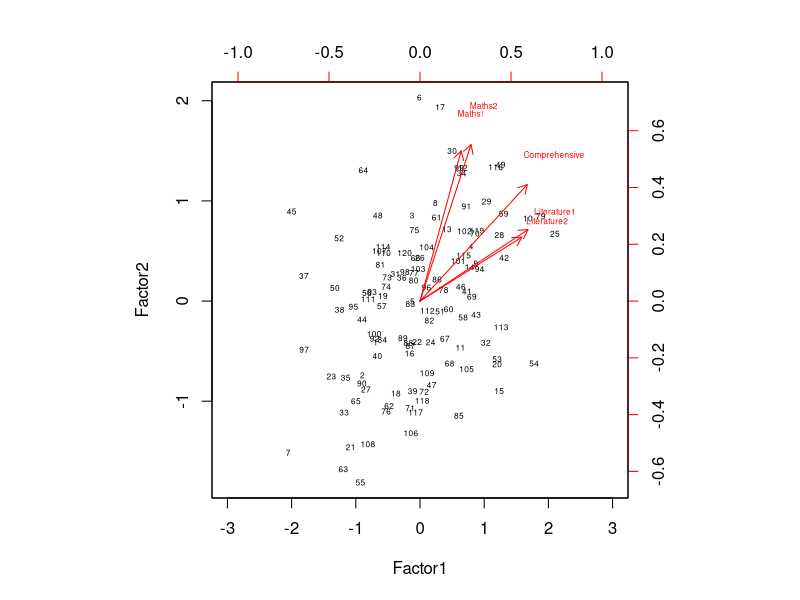
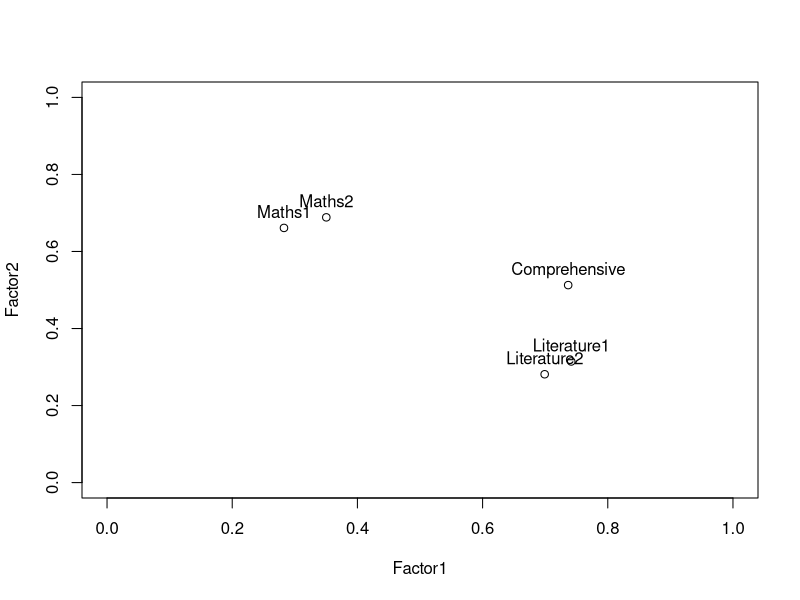

These charts were generated, in order, by the following R code: (Note: this script raises an error after producing the figures.)
rm(list=ls())
#---------------------------------------------------------------------------------------------------------------
#---------------------------------------------------------------------------------------------------------------
#---------------------------------------------------------------------------------------------------------------
# FA examples
#---------------------------------------------------------------------------------------------------------------
# grades
#---------------------------------------------------------------------------------------------------------------

# read in the data set
grades <- read.table("grades.txt", header=T, sep="")

# perform factor analysis with one factor
fa_grades1 <- factanal(grades, 1)
fa_grades1

# we need more factors
fa_grades2 <- factanal(grades, 2, scores="regression")
fa_grades2

# two factors are enough, check results
biplot(fa_grades2$scores, loadings(fa_grades2), cex=0.5, col=c("black","red"), xlim = c(-3, 3))


plot(loadings(fa_grades2), xlim = c(0, 1), ylim = c(0, 1))
text(loadings(fa_grades2), labels = row.names(loadings(fa_grades2)), pos = 3)


fa.parallel(grades, fm = "mle")

# note that in this case, the conclusion on the number of factors is not clear and you will 
# may get different results when you run the code a few times


#---------------------------------------------------------------------------------------------------------------
# life expectancy
#---------------------------------------------------------------------------------------------------------------

life <- read.table("life.txt", header = F)
row.names(life) <- life[,1]

# 1-factor model
life_fa1 <- factanal(life[,-1], 1, scores="regression")
life_fa1

# 2-factor model
life_fa2 <- factanal(life[,-1], 2, scores="regression")
life_fa2

# 3-factor model
life_fa3 <- factanal(life[,-1], 3, scores="regression")
life_fa3

# plot the scores

scores <- factanal(life[,-1], factors = 3, method = "mle", scores = "regression")$scores

plot(scores[,1], scores[,2], type = "n", xlab = "Factor 1", ylab = "Factor 2")
text(scores[,1], scores[,2], abbreviate(rownames(life), 5), cex = 0.7)

plot(scores[,1], scores[,3], type = "n", xlab = "Factor 1", ylab = "Factor 3")
text(scores[,1], scores[,3], abbreviate(rownames(life), 5), cex = 0.7)

plot(scores[,2], scores[,3], type = "n", xlab = "Factor 2", ylab = "Factor 3")
text(scores[,2], scores[,3], abbreviate(rownames(life), 5), cex = 0.7)




